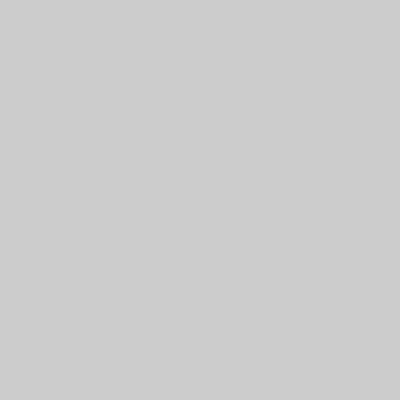
Frame 1 (no input)
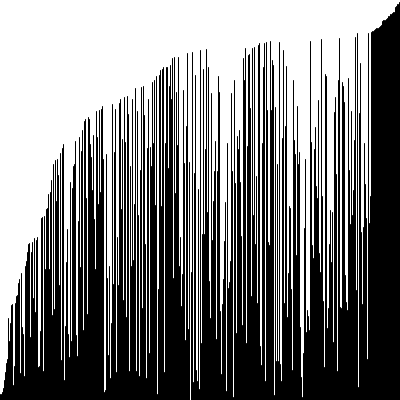
Frame 60 (the mouse pressed at the canvas centre just before this capture)
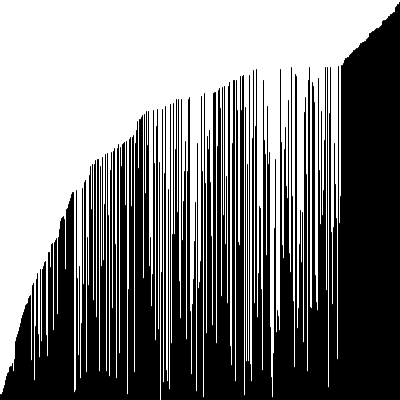
Frame 120 (the mouse held since frame 60 and released just before this capture)

The Processing sketch that drew these frames (run headless with seeded random() and noise(); from frame 60 on, the mouse is pressed at the canvas centre):

// Processing sketch: bubblesortauto
// ── bubblesortauto.pde
int[] valores;
boolean trocado;

void setup(){
  size(400,400);
  fill(120);
  valores = new int[width];
  for (int i = 0; i < valores.length; i++){
    valores[i] = round(random(height));
  }
}

void draw() {
  if (frameCount % 2 == 0){
    background(255);
    for(int i = 0; i < valores.length; i++){
      line(i, width, i, height - valores[i]);
    }
    
    trocado = false;
    for (int i = 1; i < valores.length; i++) {
      if(valores[i] < valores[i-1]) {
        int temp = valores[i-1];
        valores[i-1] = valores[i];
        valores[i] = temp;
        trocado = true;
      }
    }
  }
}
